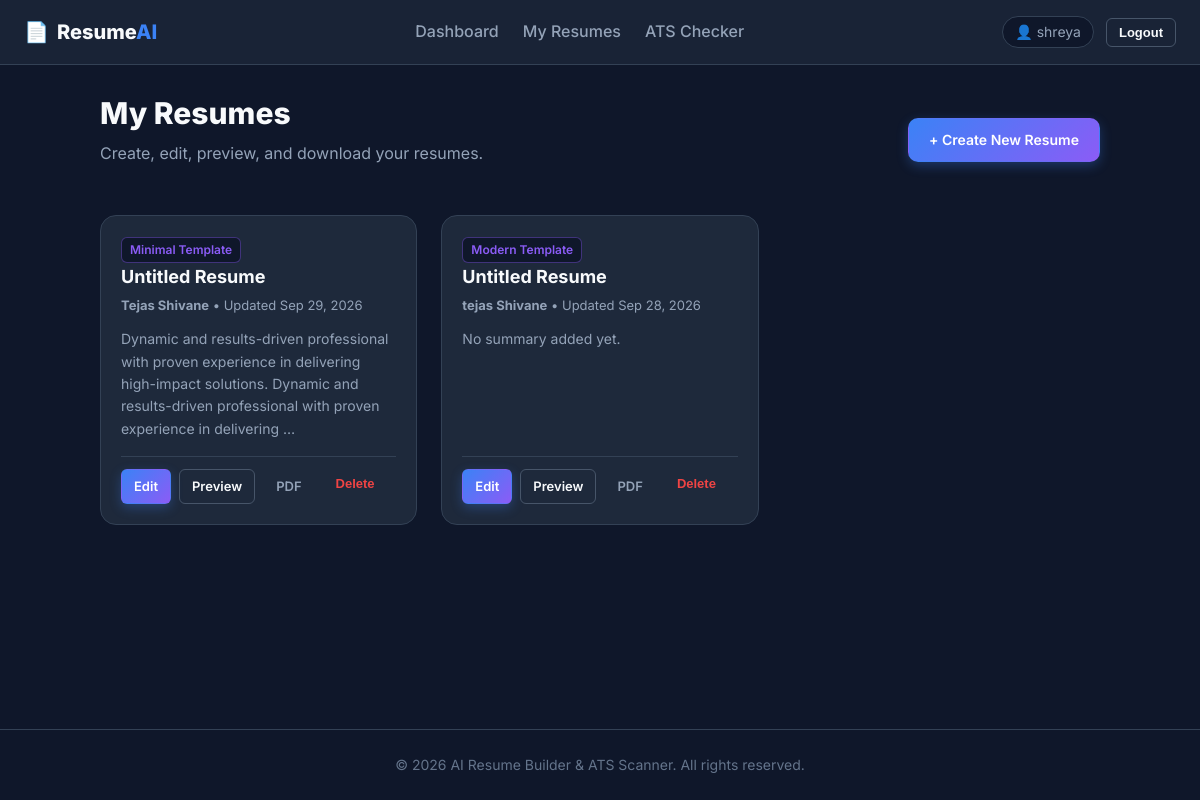
The app's page /resume/ (signed in) with its own data.
### resume/models.py (models this page shows, shortened)
class Resume(models.Model):
    TEMPLATE_CHOICES = [
        ('classic', 'Classic'),
        ('modern', 'Modern'),
        ('minimal', 'Minimal'),
    ]
    user = models.ForeignKey(User, on_delete=models.CASCADE, related_name='resumes')
    title = models.CharField(max_length=200, default='Untitled Resume')
    template = models.CharField(max_length=30, choices=TEMPLATE_CHOICES, default='modern')
    full_name = models.CharField(max_length=200, blank=True)
    email = models.EmailField(blank=True)
    phone = models.CharField(max_length=30, blank=True)
    location = models.CharField(max_length=200, blank=True)
    linkedin = models.URLField(blank=True)
    website = models.URLField(blank=True)
    summary = models.TextField(blank=True)
    experience_json = models.TextField(default='[]', help_text='JSON array of work experiences')
    education_json = models.TextField(default='[]', help_text='JSON array of education entries')
    skills_json = models.TextField(default='[]', help_text='JSON array of skills')
    projects_json = models.TextField(default='[]', help_text='JSON array of projects')
    certifications_json = models.TextField(default='[]', help_text='JSON array of certifications')
    created_at = models.DateTimeField(auto_now_add=True)
    updated_at = models.DateTimeField(auto_now=True)
    class Meta:
        ordering = ['-updated_at']

### resume/views.py (the view)
# urls.py: path('', views.resume_list, name='resume_list'),
@login_required
def resume_list(request):
    resumes = Resume.objects.filter(user=request.user)
    return render(request, 'resume/templates.html', {'resumes': resumes})

### templates/resume/templates.html (shortened to what this page needs)
{% extends 'base.html' %}
{% load static %}
{% block content %}
<div class="page-container">
    <div class="page-header-row">
        <div>
            <h1 class="page-title">My Resumes</h1>
            <p class="page-subtitle">Create, edit, preview, and download your resumes.</p>
        </div>
        <a href="{% url 'resume_create' %}" class="btn btn-primary">+ Create New Resume</a>
    </div>
    {% if resumes %}
        <div class="resumes-grid">
            {% for r in resumes %}
                <div class="resume-card">
                    <div class="resume-card-body">
                        <span class="badge badge-accent mb-2">{{ r.template|title }} Template</span>
                        <h2 class="resume-card-title">{{ r.title }}</h2>
                        <p class="resume-card-meta">
                            {% if r.full_name %}<strong>{{ r.full_name }}</strong> • {% endif %}
                            Updated {{ r.updated_at|date:"M d, Y" }}
                        </p>
                        <p class="resume-card-summary">
                            {{ r.summary|truncatewords:20|default:"No summary added yet." }}
                        </p>
                    </div>
                    <div class="resume-card-footer">
                        <a href="{% url 'resume_builder' pk=r.pk %}" class="btn btn-primary btn-sm">Edit</a>
                        <a href="{% url 'resume_preview' pk=r.pk %}" class="btn btn-outline btn-sm">Preview</a>
                        <a href="{% url 'resume_download_pdf' pk=r.pk %}" class="btn btn-ghost btn-sm">PDF</a>
                        <form method="post" action="{% url 'resume_delete' pk=r.pk %}" style="display:inline;" onsubmit="return confirm('Are you sure you want to delete this resume?');">
                            <button type="submit" class="btn btn-danger-ghost btn-sm">Delete</button>
                        </form>
                    </div>
                </div>
            {% endfor %}
        </div>
    {% endif %}
</div>
{% endblock %}

### templates/base.html (shortened to what this page needs)
{% load static %}
<!DOCTYPE html>
<html lang="en">
<head>
    <link rel="stylesheet" href="{% static 'css/style.css' %}">
</head>
<body>
    <header class="app-header">
        <div class="nav-container">
            <a href="{% url 'home' %}" class="brand-logo">
                <span class="logo-icon">📄</span>
                <span class="logo-text">Resume<span class="highlight">AI</span></span>
            </a>
            <nav class="nav-menu" id="nav-menu">
                {% if user.is_authenticated %}
                    <a href="{% url 'dashboard' %}" class="nav-link">Dashboard</a>
                    <a href="{% url 'resume_list' %}" class="nav-link">My Resumes</a>
                    <a href="{% url 'ats_checker' %}" class="nav-link">ATS Checker</a>
                {% endif %}
            </nav>
            <div class="nav-actions">
                {% if user.is_authenticated %}
                    <span class="user-badge">👤 {{ user.username }}</span>
                    <form action="{% url 'logout' %}" method="post" style="display: inline;">
                        <button type="submit" class="btn btn-outline btn-sm">Logout</button>
                    </form>
                {% else %}
                    <a href="{% url 'login' %}" class="btn btn-ghost btn-sm">Login</a>
                    <a href="{% url 'register' %}" class="btn btn-primary btn-sm">Register</a>
                {% endif %}
            </div>
        </div>
    </header>
    <main class="main-content">
        {% block content %}{% endblock %}
    </main>
    <footer class="app-footer">
        <div class="footer-container">
            <p>&copy; 2026 AI Resume Builder & ATS Scanner. All rights reserved.</p>
        </div>
    </footer>
</body>
</html>

### records on screen
Resume: template "Minimal", title "Untitled Resume", full_name "Tejas Shivane", updated_at "Sep 29, 2026", summary "Dynamic and results-driven professional with proven experience in delivering high-impact solutions. Dynamic and results-driven professional with proven experience in delivering …"
Resume: template "Modern", title "Untitled Resume", full_name "tejas Shivane", updated_at "Sep 28, 2026", summary "No summary added yet."

### other values on screen
{{ user.username }} "shreya"
